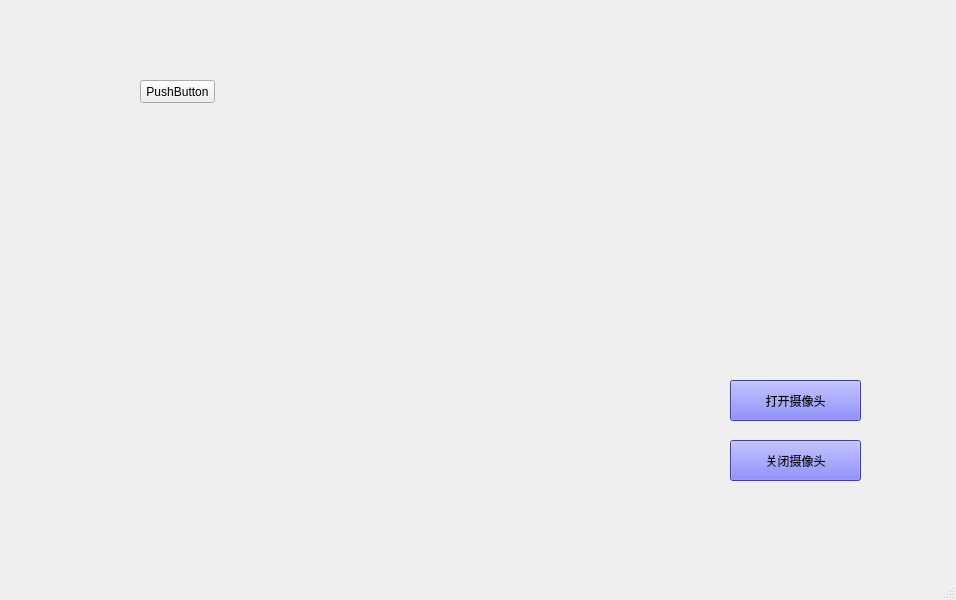
<?xml version="1.0" encoding="UTF-8"?>
<ui version="4.0">
 <class>face_recon</class>
 <widget class="QMainWindow" name="face_recon">
  <property name="geometry">
   <rect>
    <x>0</x>
    <y>0</y>
    <width>956</width>
    <height>600</height>
   </rect>
  </property>
  <property name="windowTitle">
   <string>face_ewew</string>
  </property>
  <property name="styleSheet">
   <string notr="true"/>
  </property>
  <widget class="QWidget" name="centralwidget">
   <widget class="QPushButton" name="pushButton">
    <property name="geometry">
     <rect>
      <x>730</x>
      <y>380</y>
      <width>131</width>
      <height>41</height>
     </rect>
    </property>
    <property name="styleSheet">
     <string notr="true">background-color: rgb(85, 85, 255);</string>
    </property>
    <property name="text">
     <string>打开摄像头</string>
    </property>
   </widget>
   <widget class="QPushButton" name="pushButton_2">
    <property name="geometry">
     <rect>
      <x>730</x>
      <y>440</y>
      <width>131</width>
      <height>41</height>
     </rect>
    </property>
    <property name="styleSheet">
     <string notr="true">background-color: rgb(85, 85, 255);</string>
    </property>
    <property name="text">
     <string>关闭摄像头</string>
    </property>
   </widget>
   <widget class="QPushButton" name="pushButton_3">
    <property name="geometry">
     <rect>
      <x>140</x>
      <y>80</y>
      <width>75</width>
      <height>23</height>
     </rect>
    </property>
    <property name="text">
     <string>PushButton</string>
    </property>
   </widget>
  </widget>
  <widget class="QMenuBar" name="menubar">
   <property name="geometry">
    <rect>
     <x>0</x>
     <y>0</y>
     <width>956</width>
     <height>22</height>
    </rect>
   </property>
  </widget>
  <widget class="QStatusBar" name="statusbar"/>
 </widget>
 <resources/>
 <connections/>
</ui>
